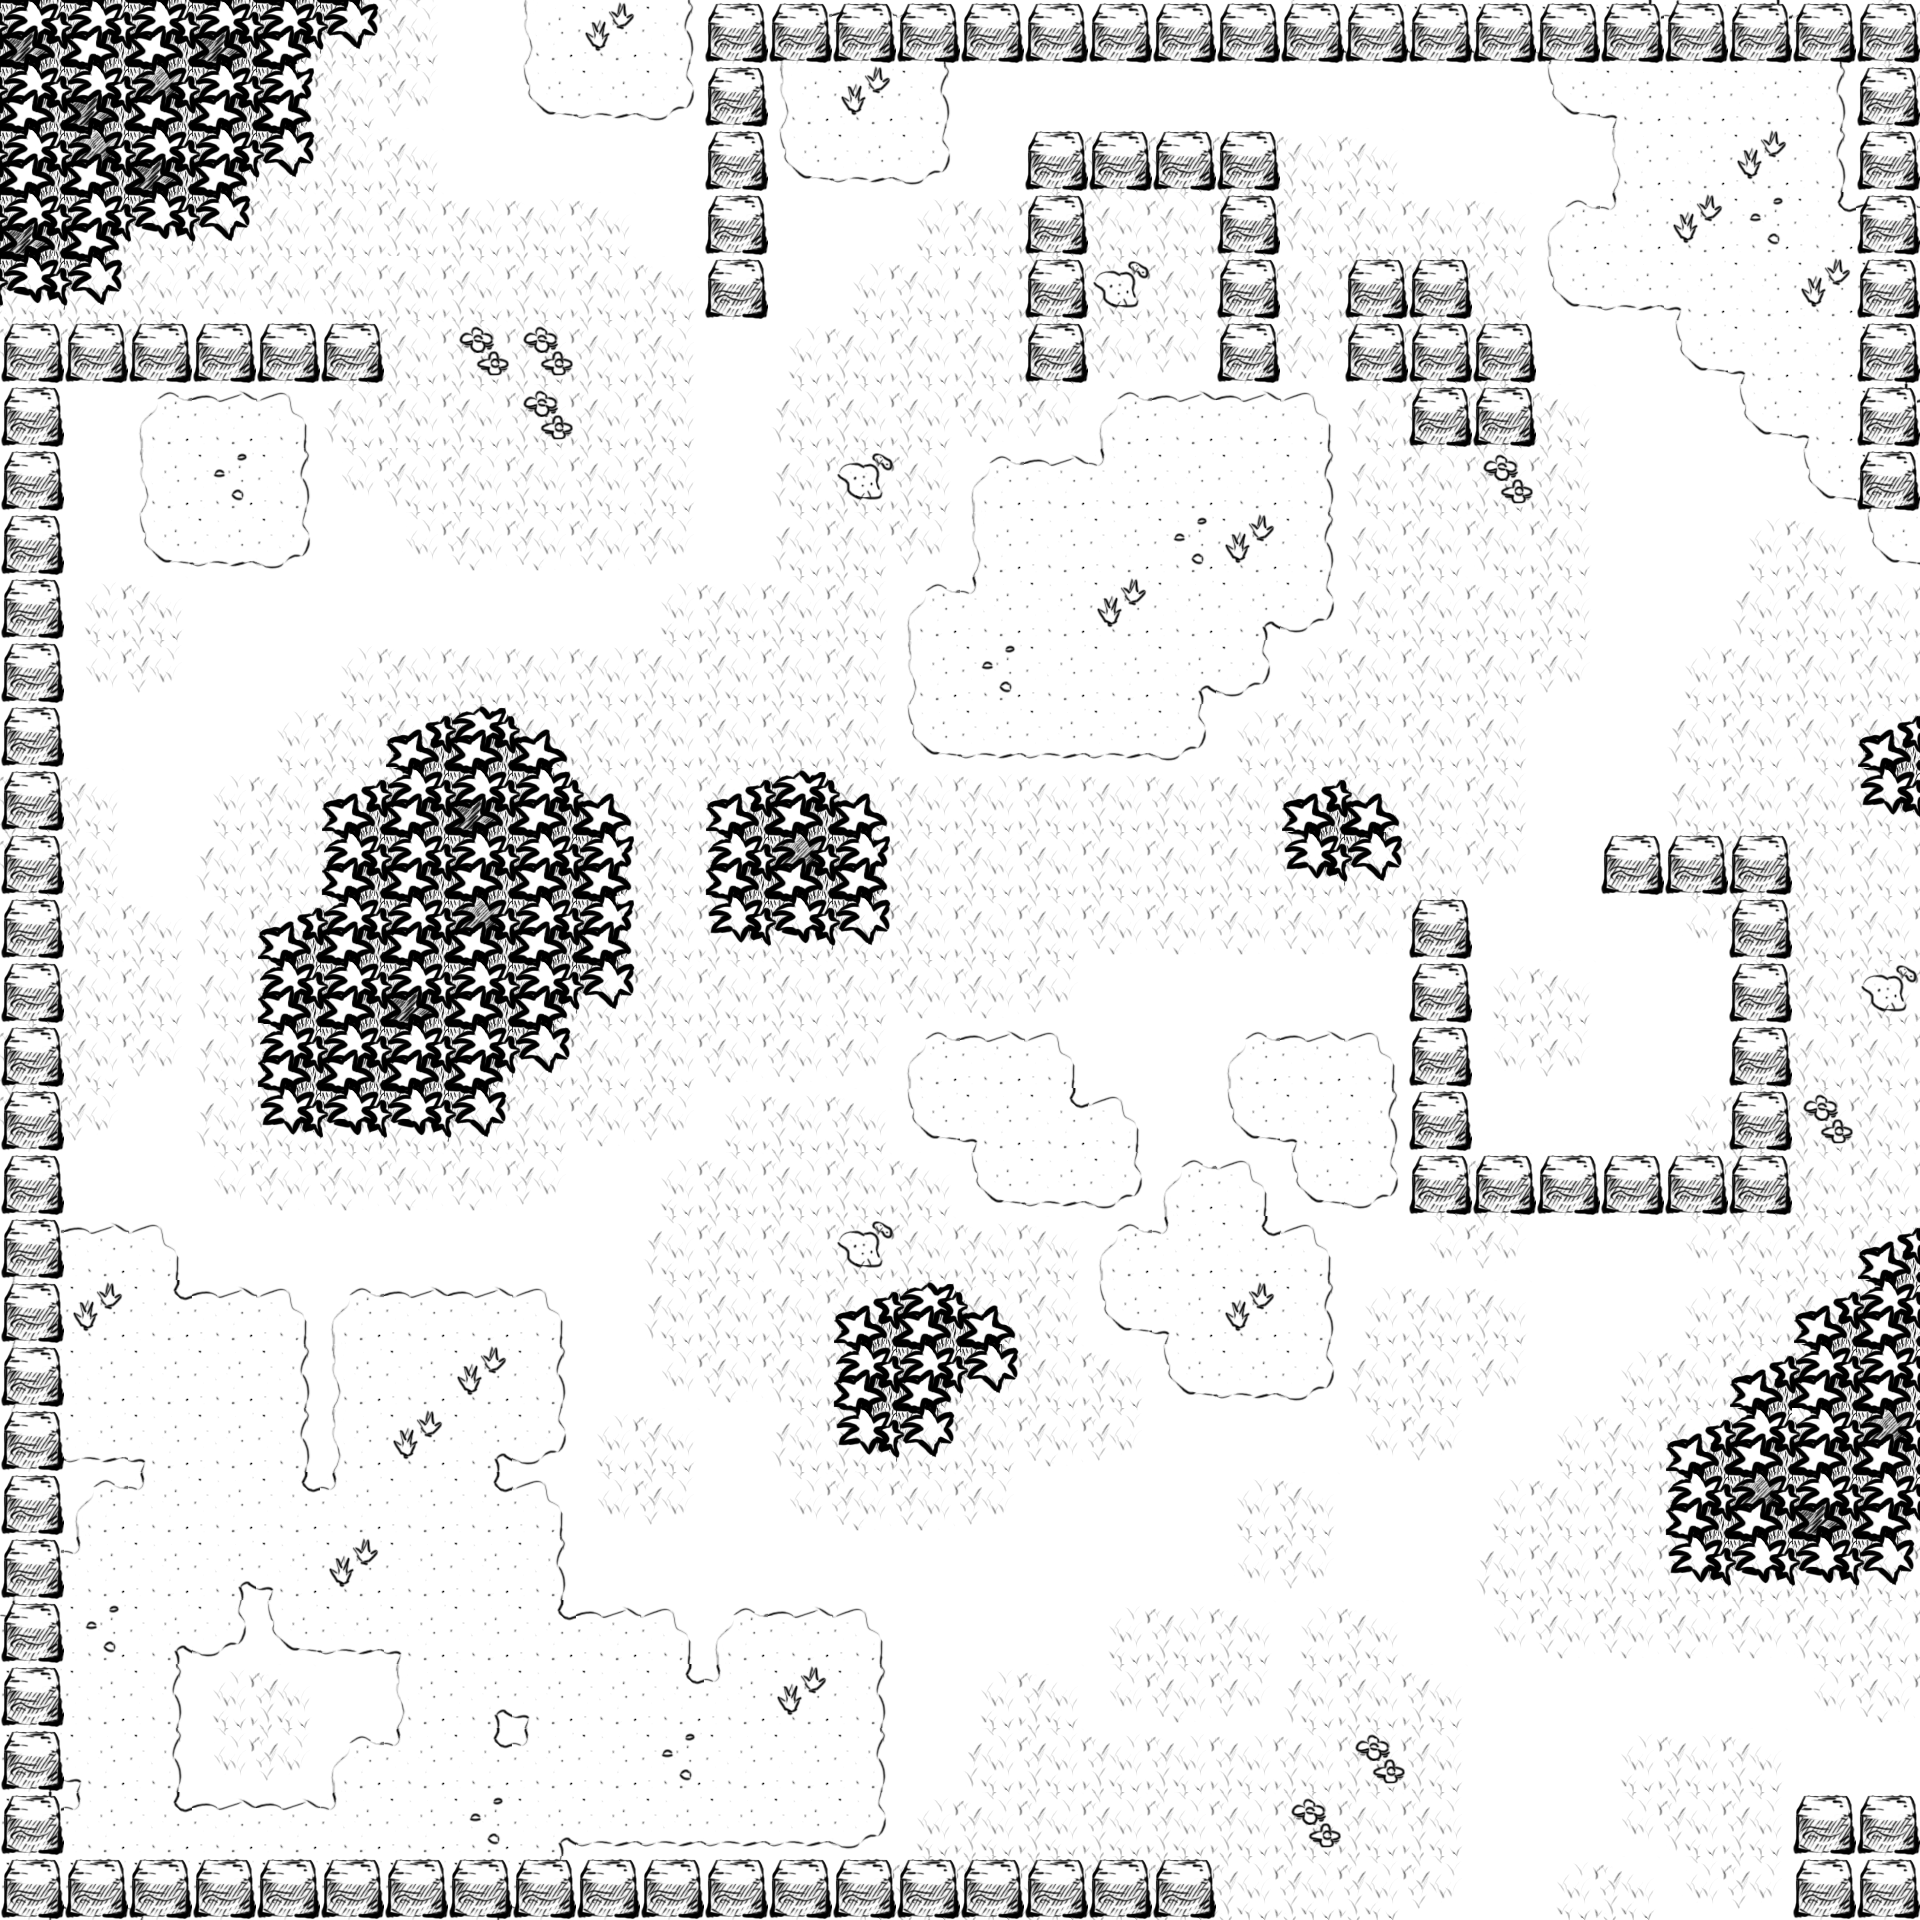

Tiled map render using the project's own tile images. Description and the map definition, with tile-layer contents summarised, below:
An orthogonal 30x30 tile map with 64x64 px tiles, 2 tile layers (floor, walls).

<map version="1.0" orientation="orthogonal" renderorder="right-down" width="30" height="30" tilewidth="64" tileheight="64" nextobjectid="1">
 <tileset firstgid="1" name="demo" tilewidth="64" tileheight="64">
  <image source="../graphics/demo_ground.png" width="1028" height="1028" />
 </tileset>
 <layer name="floor" width="30" height="30">
  <data>[900 cells, 900 non-empty, 45 distinct tile ids]</data>
 </layer>
 <layer name="walls" width="30" height="30">
  <properties>
   <property name="collidable" value="true" />
  </properties>
  <data>[900 cells, 116 non-empty, 1 distinct tile ids]</data>
 </layer>
</map>